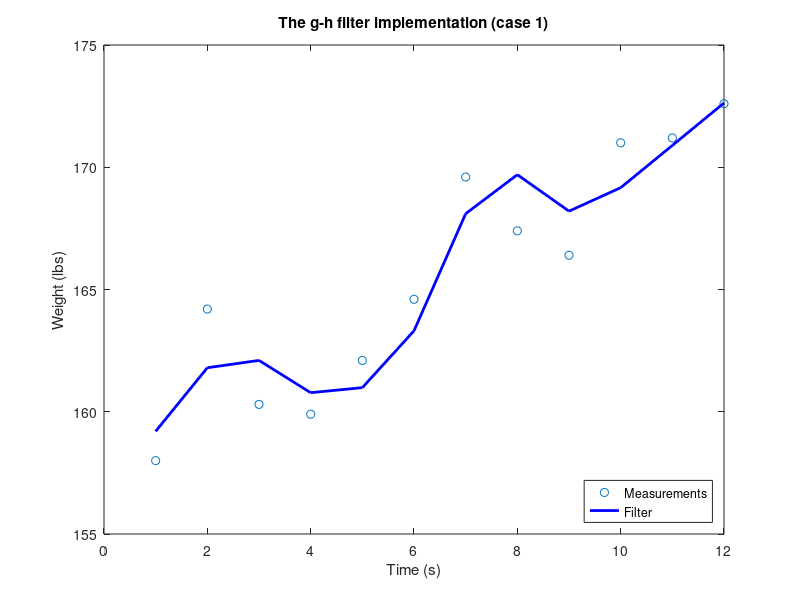

Write the MATLAB code that produced this figure.
clear all
close all
clc

t=[1:12]; %No. of iterations
weights=[158.0 164.2 160.3 159.9 162.1 164.6 169.6 167.4 166.4 171.0 171.2 172.6]; %Input Values
x_est = 160;
g = 6/10;
h = 2/3;
dx = 1;
dt = 1
data = zeros(4,4)

for k=1:12
   %prediction step
   x_pred = x_est + (dx*dt);
   
   %update step
   residual = weights(k)-x_pred;
   dx = dx + h*(residual/dt)
   x_est = x_pred + g*residual; 
    
   %Saving Data
   %data(k,1)=t;
   data(k,2)=x_pred;
   data(k,3)=x_est;
   
end

%Plotting Data
plot(t,weights,'o')
hold on
plot(t,data(:,3),'-b','LineWidth',2)
legend('Measurements','Filter')
legend('Location','southeast')
title('The g-h filter implementation (case 1)')
xlabel('Time (s)')
ylabel('Weight (lbs)')

